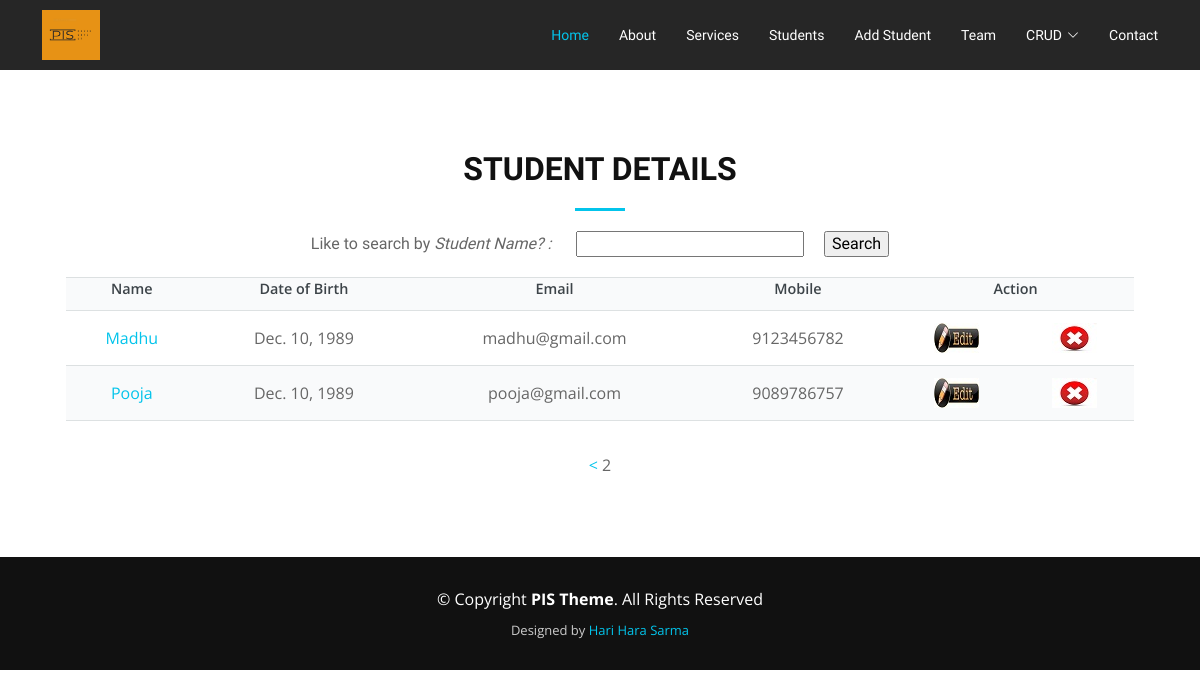
Page /students/?page=2 on the earlier database version.
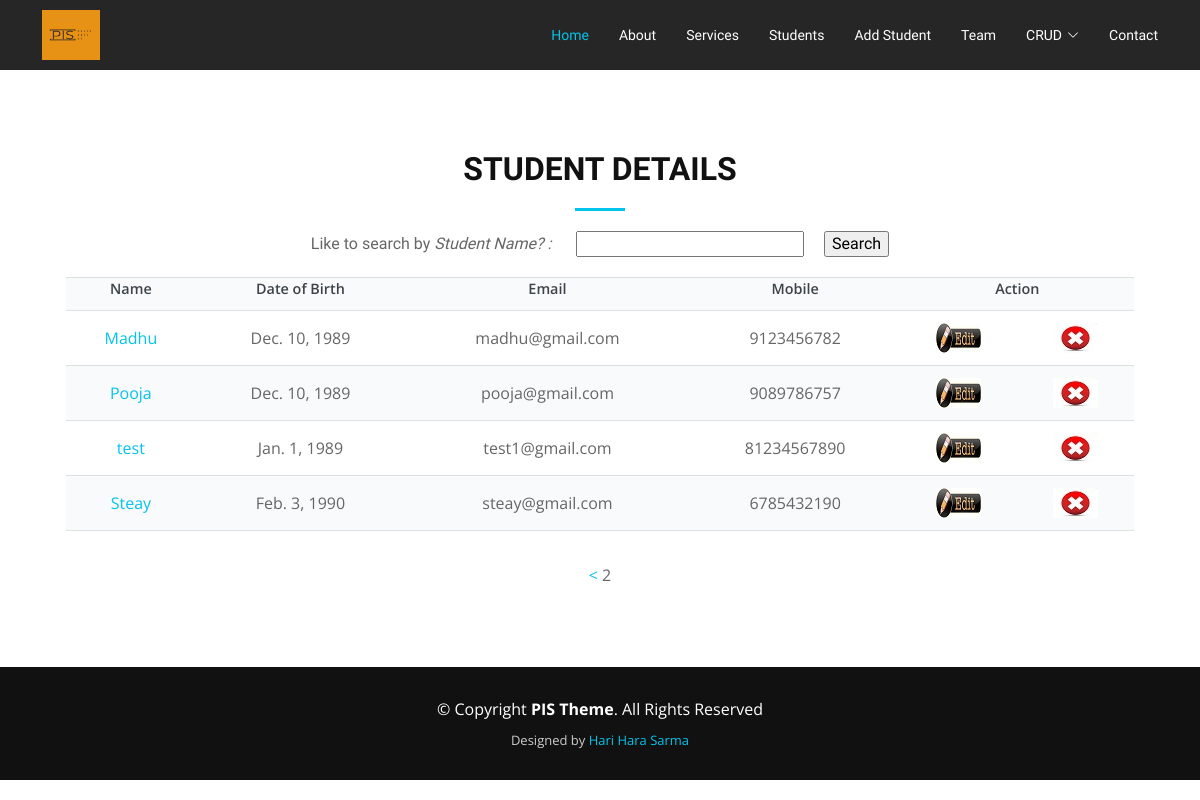
Same page on the later database version.
### MyApp/models.py (models this page shows, shortened)
class Student(models.Model):
	batch = models.ForeignKey(Batch, on_delete=models.CASCADE)
	name = models.CharField(max_length=100)
	dob = models.DateField()
	mail_id = models.CharField(max_length=100, unique=True)
	mobile = models.CharField(max_length=13, unique=True)

### MyApp/views.py (the view)
# urls.py: path('students/', views.students),
def students(request):
	students = Student.objects.all()
	p = Paginator(students, 5)
	page_number = request.GET.get('page')
	try:
		page_obj = p.get_page(page_number)  # returns the desired page object
	except PageNotAnInteger:
		page_obj = p.page(1)
	except EmptyPage:
		page_obj = p.page(p.num_pages)
	return render(request, 'students.html', {
		'page_obj': page_obj,
		'stu_names': [i.name for i in students]
		}
		)

### MyApp/Templates/students.html (shortened to what this page needs)
<!DOCTYPE html>
<html lang="en">
  {% load static %}
  <head>
    {% include 'head.html' %}
  </head>
  <body>
    {% include 'header.html' %}
    <section id="portfolio">
    <div class="container" data-aos="fade-up">
      <div class="row">
        <div class="col-md-12">
          <h3 class="section-title">Student Details</h3>
          <div class="section-title-divider"></div>
        </div>
      </div>
      <div class="row">
        <div class="col-lg-12 d-flex justify-content-center">
          <div class="container">
            <form action="/search_student/" method="POST">
              <h6 align="center">Like to search by <i>Student Name? : </i>&emsp;
              <input type="text" name="stu_name">&emsp;
              <input type="submit" value="Search">
              </h6>
            </form>
            <table>
              <tr>
                <th>Name</th>
                <th>Date of Birth</th>
                <th>Email</th>
                <th>Mobile</th>
                <th colspan="2" text-align="center">Action</th>
              </tr>
              {% for i in page_obj.object_list %}
              <tr>
                <td><a href="/view_student/{{i.id}}">{{i.name}}</a></td>
                <td>{{i.dob}}</td>
                <td>{{i.mail_id}}</td>
                <td>{{i.mobile}}</td>
                <td><a href="/edit_student/"><img src="{% static 'assets/img/edit.jpg' %}" ></a></td>
                <td><a href="/delete_student/"><img src="{% static 'assets/img/delete.png' %}" ></a></td>
              </tr>
            {% endfor %}
          </table>
          <center>
            {%if page_obj.has_previous %}
                <a href="?page={{page_obj.previous_page_number}}#portfolio"><</a>
            {% endif %}
            <span>{{page_obj.number}}</span>
        </center>
        </div>
        </div>
      </div>
    </div>
  </section>
    {% include 'footer.html' %}
  </body>
</html>

Differences in the rows shown:
added Student: name "test", dob "Jan. 1, 1989", mail_id "test1@gmail.com", mobile "81234567890"
added Student: name "Steay", dob "Feb. 3, 1990", mail_id "steay@gmail.com", mobile "6785432190"
